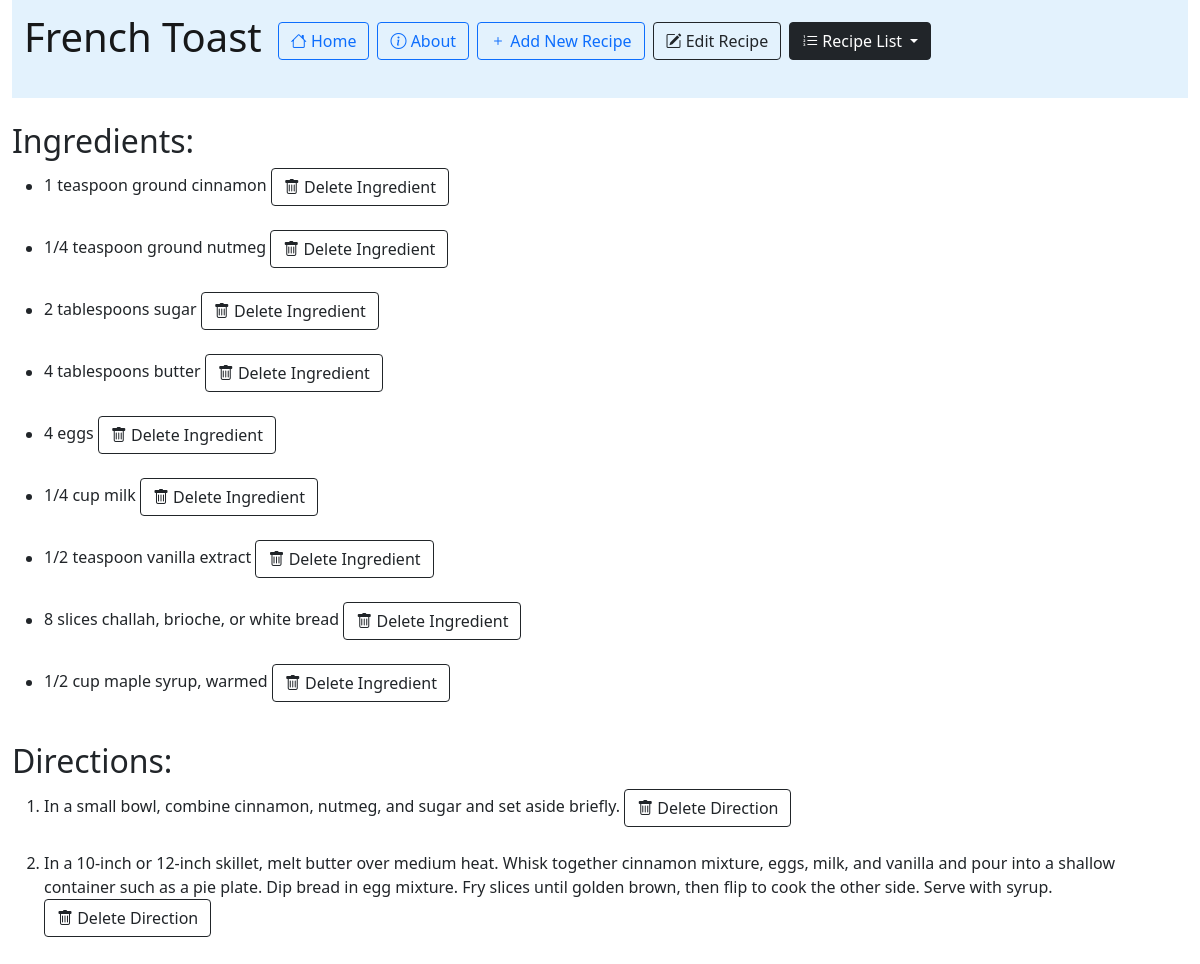
/recipe_app/255/, run on the app's committed database.
### recipe_app/models.py (models this page shows, shortened)
class Recipe(models.Model):
    recipe_name = models.CharField(max_length=200)
    pub_date= models.DateTimeField('date published')

class Ingredient(models.Model):
    ingredient_name = models.CharField(max_length=200)
    recipe = models.ForeignKey(Recipe, on_delete=models.CASCADE)

class Direction(models.Model):
    step = models.TextField()
    recipe = models.ForeignKey(Recipe, on_delete=models.CASCADE)

### recipe_app/views.py (the view)
# urls.py: path('<int:recipe_id>/', views.recipe_page, name='recipe_page'),
def recipe_page(request, recipe_id):
    our_recipe = Recipe.objects.get(pk=recipe_id)
    try:
        our_recipe
    except Recipe.DoesNotExist:
        raise Http404("Recipe does not exist")
    latest_recipe_list = Recipe.objects.order_by('-pub_date')
    return render(request, 'recipe_app/recipe_page.html', {'latest_recipe_list': latest_recipe_list, 'recipe': our_recipe})

### recipe_app/templates/recipe_app/recipe_page.html (shortened to what this page needs)
{% extends "recipe_app/base.html" %}
{% block content %}
<div class="container-fluid">
<nav class="navbar navbar-light" style="background-color: #e3f2fd;">
  <form class="container-fluid justify-content-start">
    <a class="navbar-brand" ><h1>{{ recipe.recipe_name }}</h1></a>
    <a class="btn btn-outline-primary me-2" type="button" href="/recipe_app"><i class="bi bi-house"></i> Home</a>
    <a class="btn btn-outline-primary me-2" type="button" href="/recipe_app/about"><i class="bi bi-info-circle"></i> About</a>
    <a class="btn btn-outline-primary me-2" type="button" href="/recipe_app/add"><i class="bi bi-plus"></i> Add New Recipe</a>
    <a class="btn btn-outline-dark me-2" type="button" href="/recipe_app/{{ recipe.id }}/edit_recipe"><i class="bi bi-pencil-square"></i> Edit Recipe</a>
    <div class="dropdown">
        <button class="btn btn-outline-dark me-2 active dropdown-toggle" type="button" id="dropdownMenuButton2" data-bs-toggle="dropdown" aria-expanded="false">
            <i class="bi bi-list-ol"></i> Recipe List
        </button>
    </div>
  </form>
</nav>
<br>
{% if recipe.ingredient_set.all %}
    <h2> Ingredients: </h2>
    <ul>{% for ingredient in recipe.ingredient_set.all %}
        <li>{{ ingredient.ingredient_name }}
        <a href="{% url 'recipe_app:delete_ingredient' recipe.id ingredient.id %}"><button class="btn btn-outline-dark" type="button"><i class="bi bi-trash"></i> Delete Ingredient</button></a></li>
        <br>
    {% endfor %}</ul>
{% else %}
    <p>No ingredients have been added to the recipe.</p>
{% endif %}
{% if recipe.direction_set.all %}
<h2> Directions: </h2>
<ol>{% for direction in recipe.direction_set.all %}
    <li>{{ direction.step }}
    <a href="{% url 'recipe_app:delete_direction' recipe.id direction.id %}"><button class="btn btn-outline-dark" type="button"><i class="bi bi-trash"></i> Delete Direction</button></a></li>
    <br>
{% endfor %}</ol>
{% else %}
    <p>No directions have been added to the recipe.</p>
{% endif %}
<br><br>
</div>
{% endblock %}

### data on the page
Recipe: recipe_name "French Toast"
Ingredient: ingredient_name "1 teaspoon ground cinnamon"
Ingredient: ingredient_name "1/4 teaspoon ground nutmeg"
Ingredient: ingredient_name "2 tablespoons sugar"
Ingredient: ingredient_name "4 tablespoons butter"
Ingredient: ingredient_name "4 eggs"
Ingredient: ingredient_name "1/4 cup milk"
Ingredient: ingredient_name "1/2 teaspoon vanilla extract"
Ingredient: ingredient_name "8 slices challah, brioche, or white bread"
Ingredient: ingredient_name "1/2 cup maple syrup, warmed"
Direction: step "In a small bowl, combine cinnamon, nutmeg, and sugar and set aside briefly."
Direction: step "In a 10-inch or 12-inch skillet, melt butter over medium heat. Whisk together cinnamon mixture, eggs, milk, and vanilla and pour into a shallow container such as a pie plate. Dip bread in egg mixture. Fry slices until golden brown, then flip to cook the other side. Serve with syrup."
